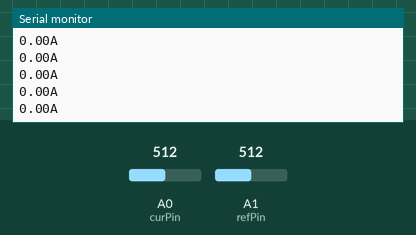
This sketch was run on a simulated Arduino Uno, built with avr-gcc and run on an emulated ATmega328P. On the bench: the last lines printed to the serial monitor. The test bench sets the inputs (shaded band); at power-on: A1 (refPin) = 512, A0 (curPin) = 512.

Above: at 4.2 s.
4.3 s: A1 (refPin) set to 67
At 5.4 s:
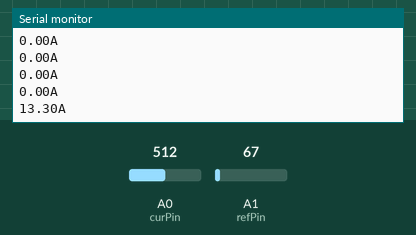
5.8 s: A1 (refPin) set to 57
At 6.5 s:
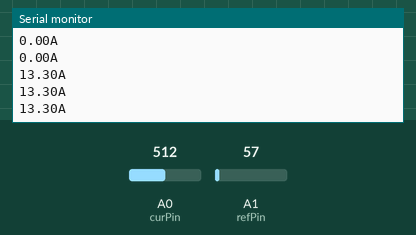
8.6 s: A0 (curPin) set to 698
At 9.2 s:
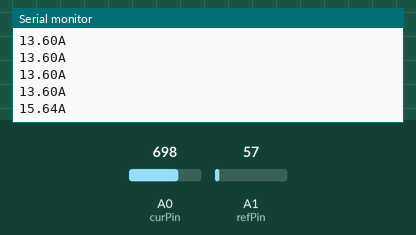
Timing chart, 0 to 11.6 s (numbered marks = the images above; inputs shaded):
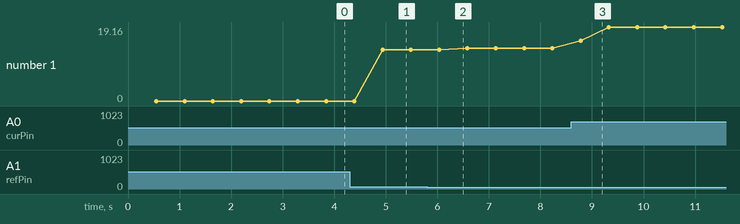

The sketch:

ct.ino
```cpp
//
// CT Sensor Sample
//

// SCT-019-000 Coefficient
const float burden = 100.0;
const float ct = 6060.0;

const int curPin = A0;
const int refPin = A1;

void setup () {
  Serial.begin(9600);
  Serial.println("RESET");
}

void loop () {
  int i, ref;
  long cur, ave;
  float rms, amp;

  ref = analogRead(refPin);
  ave = 0;

  for ( i=0; i<5000; i++ ) {
    cur = analogRead(curPin) - ref;
    ave = ave + (cur * cur);
  }

  rms = sqrt(ave / i);
  amp = rms / ( (burden * 0.99 / ct) / (5.0 / 1024.0) / 0.1 );

  Serial.print(amp);
  Serial.println("A");
}
```

Measured:
- after the input at 4.3 s, the serial monitor: prints a new line after 0.64 s (image 1)
- after the input at 8.6 s, the serial monitor: prints a new line after 0.18 s (image 3)
- plotted number 1: 0 → 13.3 after the input at 4.3 s, 13.3 → 13.6 after the input at 5.8 s, 13.6 → 19.16 after the input at 8.6 s
